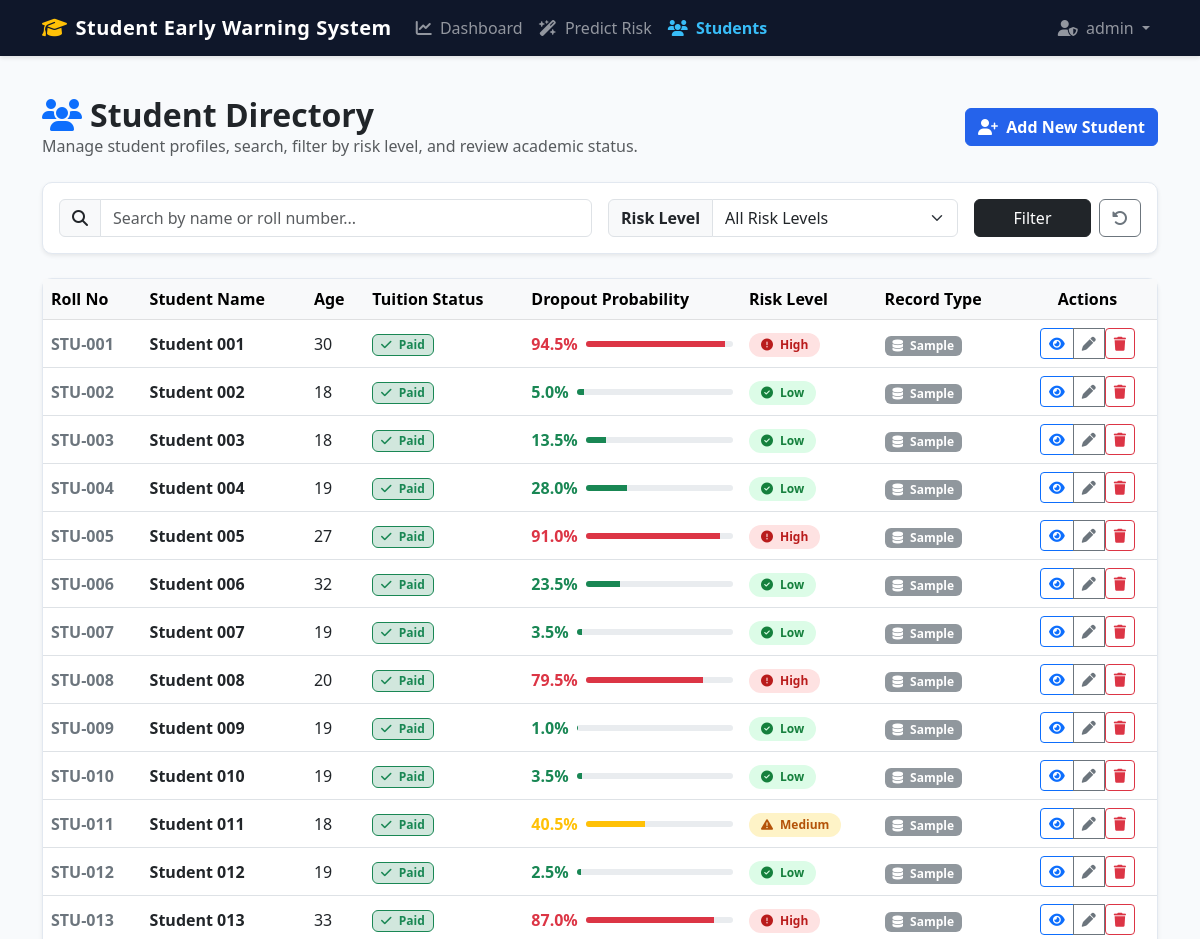
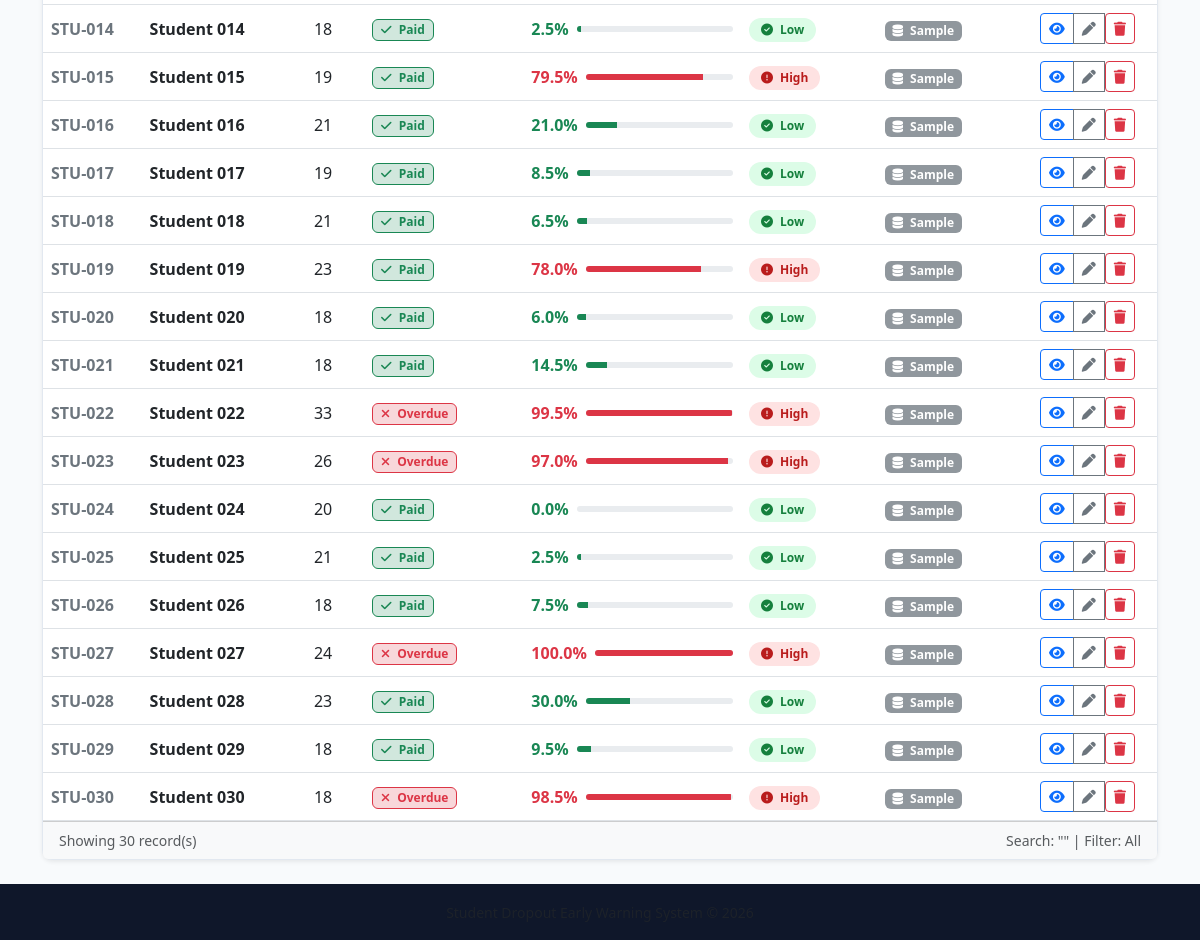
The app's page /students (signed in) with its own data (2 pictures, top to bottom).
### tables this page shows
CREATE TABLE students (
    id INTEGER PRIMARY KEY AUTOINCREMENT,
    name TEXT NOT NULL,
    roll_no TEXT UNIQUE NOT NULL,
    gender INTEGER NOT NULL,
    age_at_enrollment REAL NOT NULL,
    scholarship_holder INTEGER NOT NULL,
    tuition_fees_up_to_date INTEGER NOT NULL,
    debtor INTEGER NOT NULL,
    displaced INTEGER NOT NULL,
    admission_grade REAL NOT NULL,
    previous_qualification_grade REAL NOT NULL,
    sem1_enrolled INTEGER NOT NULL,
    sem1_evaluations INTEGER NOT NULL,
    sem1_approved INTEGER NOT NULL,
    sem1_grade REAL NOT NULL,
    sem2_enrolled INTEGER NOT NULL,
    sem2_evaluations INTEGER NOT NULL,
    sem2_approved INTEGER NOT NULL,
    sem2_grade REAL NOT NULL,
    probability REAL NOT NULL,
    risk_level TEXT NOT NULL,
    is_sample INTEGER DEFAULT 0,
    created_at TIMESTAMP DEFAULT CURRENT_TIMESTAMP
);

### app.py (the view)
@app.route("/students")
@login_required
def students():
    search_query = request.args.get("search", "").strip()
    selected_risk = request.args.get("risk_level", "All").strip()
    conn = get_db_connection()
    query = "SELECT * FROM students WHERE 1=1"
    params = []
    if search_query:
        query += " AND (name LIKE ? OR roll_no LIKE ?)"
        params.extend([f"%{search_query}%", f"%{search_query}%"])
    if selected_risk != "All" and selected_risk in ["Low", "Medium", "High"]:
        query += " AND risk_level = ?"
        params.append(selected_risk)
    query += " ORDER BY created_at DESC"
    students_list = conn.execute(query, params).fetchall()
    conn.close()
    return render_template(
        "students.html",
        students_list=students_list,
        search_query=search_query,
        selected_risk=selected_risk
    )

### app.py (called while the page is built)
def get_current_db_path():
    return os.environ.get("DROPOUT_DB_PATH", DB_PATH)

def get_db_connection():
    conn = sqlite3.connect(get_current_db_path())
    conn.row_factory = sqlite3.Row
    return conn

def login_required(f):
    @wraps(f)
    def decorated_function(*args, **kwargs):
        if "user_id" not in session:
            flash("Please log in to access the system.", "warning")
            return redirect(url_for("login"))
        return f(*args, **kwargs)
    return decorated_function

### templates/students.html (shortened to what this page needs)
{% extends 'base.html' %}
{% block content %}
<div class="d-flex justify-content-between align-items-center mb-4">
    <div>
        <h2 class="fw-bold mb-0 text-dark"><i class="fa-solid fa-users me-2 text-primary"></i>Student Directory</h2>
        <p class="text-muted mb-0">Manage student profiles, search, filter by risk level, and review academic status.</p>
    </div>
    <div>
        <a href="{{ url_for('add_student') }}" class="btn btn-primary fw-bold">
            <i class="fa-solid fa-user-plus me-1"></i> Add New Student
        </a>
    </div>
</div>
<div class="card shadow-sm mb-4">
    <div class="card-body p-3">
        <form method="GET" action="{{ url_for('students') }}" class="row g-3">
            <div class="col-md-6">
                <div class="input-group">
                    <span class="input-group-text"><i class="fa-solid fa-magnifying-glass"></i></span>
                    <input type="text" class="form-control" name="search" placeholder="Search by name or roll number..." value="{{ search_query }}">
                </div>
            </div>
            <div class="col-md-4">
                <div class="input-group">
                    <label class="input-group-text fw-semibold" for="filter_risk">Risk Level</label>
                    <select class="form-select" id="filter_risk" name="risk_level" onchange="this.form.submit()">
                        <option value="All" {% if selected_risk == 'All' %}selected{% endif %}>All Risk Levels</option>
                    </select>
                </div>
            </div>
            <div class="col-md-2 d-flex">
                <button type="submit" class="btn btn-dark me-2 flex-grow-1">Filter</button>
                <a href="{{ url_for('students') }}" class="btn btn-outline-secondary" title="Reset Filters"><i class="fa-solid fa-rotate-left"></i></a>
            </div>
        </form>
    </div>
</div>
<div class="card shadow-sm">
    <div class="card-body p-0">
        <div class="table-responsive">
            <table class="table table-hover align-middle mb-0">
                <thead class="table-light">
                    <tr>
                        <th>Roll No</th>
                        <th>Student Name</th>
                        <th>Age</th>
                        <th>Tuition Status</th>
                        <th>Dropout Probability</th>
                        <th>Risk Level</th>
                        <th>Record Type</th>
                        <th class="text-center">Actions</th>
                    </tr>
                </thead>
                <tbody>
                    {% for student in students_list %}
                    <tr>
                        <td class="fw-bold text-secondary">{{ student.roll_no }}</td>
                        <td class="fw-semibold">{{ student.name }}</td>
                        <td>{{ student.age_at_enrollment|int }}</td>
                        <td>
                            {% if student.tuition_fees_up_to_date == 1 %}
                                <span class="badge bg-success-subtle text-success border border-success"><i class="fa-solid fa-check me-1"></i> Paid</span>
                            {% else %}
                                <span class="badge bg-danger-subtle text-danger border border-danger"><i class="fa-solid fa-xmark me-1"></i> Overdue</span>
                            {% endif %}
                        </td>
                        <td>
                            <div class="d-flex align-items-center" style="min-width: 140px;">
                                <span class="me-2 fw-bold {% if student.risk_level == 'High' %}text-danger{% elif student.risk_level == 'Medium' %}text-warning{% else %}text-success{% endif %}">
                                    {{ "%.1f"|format(student.probability * 100) }}%
                                </span>
                                <div class="progress flex-grow-1" style="height: 6px;">
                                    <div class="progress-bar {% if student.risk_level == 'High' %}bg-danger{% elif student.risk_level == 'Medium' %}bg-warning{% else %}bg-success{% endif %}" style="width: {{ student.probability * 100 }}%;"></div>
                                </div>
                            </div>
                        </td>
                        <td>
                            {% if student.risk_level == 'High' %}
                                <span class="badge badge-high rounded-pill"><i class="fa-solid fa-circle-exclamation me-1"></i> High</span>
                            {% elif student.risk_level == 'Medium' %}
                                <span class="badge badge-medium rounded-pill"><i class="fa-solid fa-triangle-exclamation me-1"></i> Medium</span>
                            {% else %}
                                <span class="badge badge-low rounded-pill"><i class="fa-solid fa-circle-check me-1"></i> Low</span>
                            {% endif %}
                        </td>
                        <td>
                            {% if student.is_sample == 1 %}
                                <span class="badge bg-secondary opacity-75" title="Sample dataset record"><i class="fa-solid fa-database me-1"></i> Sample</span>
                            {% else %}
                                <span class="badge bg-primary" title="User created student"><i class="fa-solid fa-user me-1"></i> Saved</span>
                            {% endif %}
                        </td>
                        <td class="text-center">
                            <div class="btn-group btn-group-sm">
                                <a href="{{ url_for('view_student', student_id=student.id) }}" class="btn btn-outline-primary" title="View Profile">
                                    <i class="fa-solid fa-eye"></i>
                                </a>
                                <a href="{{ url_for('edit_student', student_id=student.id) }}" class="btn btn-outline-secondary" title="Edit Student">
                                    <i class="fa-solid fa-pen"></i>
                                </a>
                                <form method="POST" action="{{ url_for('delete_student', student_id=student.id) }}" style="display: inline;" onsubmit="return confirm('Are you sure you want to delete {{ student.name }} ({{ student.roll_no }})?');">
                                    <button type="submit" class="btn btn-outline-danger btn-sm" title="Delete Student">
                                        <i class="fa-solid fa-trash"></i>
                                    </button>
                                </form>
                            </div>
                        </td>
                    </tr>
                    {% endfor %}
                </tbody>
            </table>
        </div>
    </div>
    <div class="card-footer bg-light py-2 text-muted small d-flex justify-content-between">
        <span>Showing {{ students_list|length }} record(s)</span>
        <span>Search: "{{ search_query }}" | Filter: {{ selected_risk }}</span>
    </div>
</div>
{% endblock %}

### static/style.css (style rules this page uses)
:root { --primary-color: #2563eb; --primary-dark: #1e40af; --secondary-color: #475569; --bg-light: #f8fafc; --card-bg: #ffffff; --text-dark: #0f172a; --text-muted: #64748b; --border-color: #e2e8f0; --low-risk-color: #16a34a; --medium-risk-color: #d97706; --high-risk-color: #dc2626; }
body { background-color: var(--bg-light); color: var(--text-dark); font-family: system-ui, -apple-system, "Segoe UI", Roboto, "Helvetica Neue", Arial, sans-serif; min-height: 100vh; display: flex; flex-direction: column; }
.card { border: 1px solid var(--border-color); border-radius: 10px; box-shadow: 0 1px 3px rgba(0, 0, 0, 0.05); background-color: var(--card-bg); }
.badge-low { background-color: #dcfce7; color: #15803d; font-weight: 600; padding: 6px 12px; }
.badge-medium { background-color: #fef3c7; color: #b45309; font-weight: 600; padding: 6px 12px; }
.badge-high { background-color: #fee2e2; color: #b91c1c; font-weight: 600; padding: 6px 12px; }
.btn-primary { background-color: var(--primary-color); border-color: var(--primary-color); }

### records on screen
students: roll_no "STU-001", name "Student 001", age_at_enrollment "30", tuition_fees_up_to_date 1 (drawn), student.probability*100 "94.5", risk_level "High" (drawn), is_sample 1 (drawn)
students: roll_no "STU-002", name "Student 002", age_at_enrollment "18", tuition_fees_up_to_date 1 (drawn), student.probability*100 "5.0", risk_level "Low" (drawn), is_sample 1 (drawn)
students: roll_no "STU-003", name "Student 003", age_at_enrollment "18", tuition_fees_up_to_date 1 (drawn), student.probability*100 "13.5", risk_level "Low" (drawn), is_sample 1 (drawn)
students: roll_no "STU-004", name "Student 004", age_at_enrollment "19", tuition_fees_up_to_date 1 (drawn), student.probability*100 "28.0", risk_level "Low" (drawn), is_sample 1 (drawn)
students: roll_no "STU-005", name "Student 005", age_at_enrollment "27", tuition_fees_up_to_date 1 (drawn), student.probability*100 "91.0", risk_level "High" (drawn), is_sample 1 (drawn)
students: roll_no "STU-006", name "Student 006", age_at_enrollment "32", tuition_fees_up_to_date 1 (drawn), student.probability*100 "23.5", risk_level "Low" (drawn), is_sample 1 (drawn)
students: roll_no "STU-007", name "Student 007", age_at_enrollment "19", tuition_fees_up_to_date 1 (drawn), student.probability*100 "3.5", risk_level "Low" (drawn), is_sample 1 (drawn)
students: roll_no "STU-008", name "Student 008", age_at_enrollment "20", tuition_fees_up_to_date 1 (drawn), student.probability*100 "79.5", risk_level "High" (drawn), is_sample 1 (drawn)
students: roll_no "STU-009", name "Student 009", age_at_enrollment "19", tuition_fees_up_to_date 1 (drawn), student.probability*100 "1.0", risk_level "Low" (drawn), is_sample 1 (drawn)
students: roll_no "STU-010", name "Student 010", age_at_enrollment "19", tuition_fees_up_to_date 1 (drawn), student.probability*100 "3.5", risk_level "Low" (drawn), is_sample 1 (drawn)
students: roll_no "STU-011", name "Student 011", age_at_enrollment "18", tuition_fees_up_to_date 1 (drawn), student.probability*100 "40.5", risk_level "Medium" (drawn), is_sample 1 (drawn)
students: roll_no "STU-012", name "Student 012", age_at_enrollment "19", tuition_fees_up_to_date 1 (drawn), student.probability*100 "2.5", risk_level "Low" (drawn), is_sample 1 (drawn)
students: roll_no "STU-013", name "Student 013", age_at_enrollment "33", tuition_fees_up_to_date 1 (drawn), student.probability*100 "87.0", risk_level "High" (drawn), is_sample 1 (drawn)
students: roll_no "STU-014", name "Student 014", age_at_enrollment "18", tuition_fees_up_to_date 1 (drawn), student.probability*100 "2.5", risk_level "Low" (drawn), is_sample 1 (drawn)
students: roll_no "STU-015", name "Student 015", age_at_enrollment "19", tuition_fees_up_to_date 1 (drawn), student.probability*100 "79.5", risk_level "High" (drawn), is_sample 1 (drawn)
students: roll_no "STU-016", name "Student 016", age_at_enrollment "21", tuition_fees_up_to_date 1 (drawn), student.probability*100 "21.0", risk_level "Low" (drawn), is_sample 1 (drawn)
students: roll_no "STU-017", name "Student 017", age_at_enrollment "19", tuition_fees_up_to_date 1 (drawn), student.probability*100 "8.5", risk_level "Low" (drawn), is_sample 1 (drawn)
students: roll_no "STU-018", name "Student 018", age_at_enrollment "21", tuition_fees_up_to_date 1 (drawn), student.probability*100 "6.5", risk_level "Low" (drawn), is_sample 1 (drawn)
students: roll_no "STU-019", name "Student 019", age_at_enrollment "23", tuition_fees_up_to_date 1 (drawn), student.probability*100 "78.0", risk_level "High" (drawn), is_sample 1 (drawn)
students: roll_no "STU-020", name "Student 020", age_at_enrollment "18", tuition_fees_up_to_date 1 (drawn), student.probability*100 "6.0", risk_level "Low" (drawn), is_sample 1 (drawn)
students: roll_no "STU-021", name "Student 021", age_at_enrollment "18", tuition_fees_up_to_date 1 (drawn), student.probability*100 "14.5", risk_level "Low" (drawn), is_sample 1 (drawn)
students: roll_no "STU-022", name "Student 022", age_at_enrollment "33", tuition_fees_up_to_date 0 (drawn), student.probability*100 "99.5", risk_level "High" (drawn), is_sample 1 (drawn)
students: roll_no "STU-023", name "Student 023", age_at_enrollment "26", tuition_fees_up_to_date 0 (drawn), student.probability*100 "97.0", risk_level "High" (drawn), is_sample 1 (drawn)
students: roll_no "STU-024", name "Student 024", age_at_enrollment "20", tuition_fees_up_to_date 1 (drawn), student.probability*100 "0.0", risk_level "Low" (drawn), is_sample 1 (drawn)
students: roll_no "STU-025", name "Student 025", age_at_enrollment "21", tuition_fees_up_to_date 1 (drawn), student.probability*100 "2.5", risk_level "Low" (drawn), is_sample 1 (drawn)
students: roll_no "STU-026", name "Student 026", age_at_enrollment "18", tuition_fees_up_to_date 1 (drawn), student.probability*100 "7.5", risk_level "Low" (drawn), is_sample 1 (drawn)
students: roll_no "STU-027", name "Student 027", age_at_enrollment "24", tuition_fees_up_to_date 0 (drawn), student.probability*100 "100.0", risk_level "High" (drawn), is_sample 1 (drawn)
students: roll_no "STU-028", name "Student 028", age_at_enrollment "23", tuition_fees_up_to_date 1 (drawn), student.probability*100 "30.0", risk_level "Low" (drawn), is_sample 1 (drawn)
students: roll_no "STU-029", name "Student 029", age_at_enrollment "18", tuition_fees_up_to_date 1 (drawn), student.probability*100 "9.5", risk_level "Low" (drawn), is_sample 1 (drawn)
students: roll_no "STU-030", name "Student 030", age_at_enrollment "18", tuition_fees_up_to_date 0 (drawn), student.probability*100 "98.5", risk_level "High" (drawn), is_sample 1 (drawn)

### other values on screen
{{ session.get('username', 'Admin') }} "admin"
{{ students_list|length }} "30"
{{ selected_risk }} "All"
